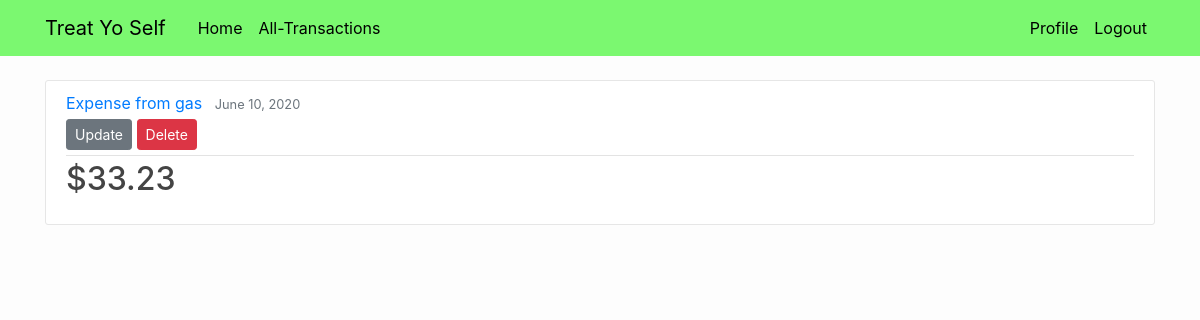
/transaction/13/ (signed in), run on the app's committed database.
### budgeting/models.py (models this page shows, shortened)
class Transaction(models.Model):
    t_type = models.CharField("Deposit/Withdrawal", max_length=15, null=True)
    amount = models.DecimalField(max_digits=10, decimal_places=2)
    source = models.CharField("Title", max_length=30)
    notes = models.TextField("Additional Information", blank=True, null=True)
    date_posted = models.DateField("Transaction Date (mm/dd/yyyy)",
                                   auto_now_add=False, auto_now=False, blank=False, null=True)
    author = models.ForeignKey(User, on_delete=models.CASCADE)
    in_history = models.BooleanField(default=False)
    year = models.IntegerField(null=True)
    month = models.IntegerField(null=True)
    class Meta:
        ordering = ['-date_posted']

### budgeting/views.py (the view)
# urls.py: path('transaction/<int:pk>/', TransDetailView.as_view(),
class TransDetailView(DetailView):
    model = Transaction

### budgeting/templates/budgeting/transaction_detail.html (shortened to what this page needs)
{% extends "budgeting/base.html" %}
{% block content %}
<article class="media content-section">
  <div class="media-body">
    <div class="article-metadata">
      <a class="mr-2" href="#">{{ object.t_type }} from {{object.source}}</a>
      <small class="text-muted">{{ object.date_posted|date:"F d, Y"}}</small>
      <div>
        <a
          class="btn btn-secondary btn-sm mt-1 mb-1"
          href="{%url 'transaction-update' object.id %}"
          >Update</a
        >
        <a
          class="btn btn-danger btn-sm mt-1 mb-1"
          href="{%url 'transaction-delete' object.id %}"
          >Delete</a
        >
      </div>
    </div>
    <h2 class="article-title">${{ object.amount }}</h2>
  </div>
</article>
{% endblock content %}

### budgeting/static/budgetcss/main.css (style rules this page uses)
body { background: #fdfdfd; color: #333333; margin-top: 5rem; }
h1, h2, h3, h4, h5, h6 { color: #232323; }
.content-section { background: #ffffff; padding: 10px 20px; border: 1px solid #e6e6e6; border-radius: 3px; margin-bottom: 20px; }
.article-title { color: #444444; }
.article-metadata { padding-bottom: 1px; margin-bottom: 4px; border-bottom: 1px solid #e3e3e3; }

### data on the page
Transaction: t_type "Expense", source "gas", date_posted "June 10, 2020", amount "33.23"
